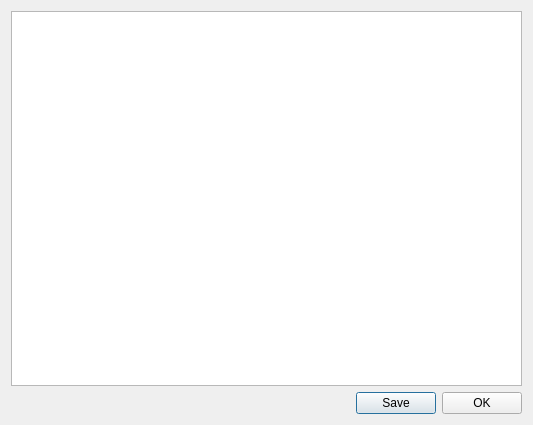
<?xml version="1.0" encoding="UTF-8"?>
<ui version="4.0">
 <class>DialogModelInfo</class>
 <widget class="QDialog" name="DialogModelInfo">
  <property name="windowModality">
   <enum>Qt::ApplicationModal</enum>
  </property>
  <property name="geometry">
   <rect>
    <x>0</x>
    <y>0</y>
    <width>533</width>
    <height>425</height>
   </rect>
  </property>
  <property name="windowTitle">
   <string notr="true"/>
  </property>
  <property name="modal">
   <bool>true</bool>
  </property>
  <layout class="QVBoxLayout" name="verticalLayout">
   <item>
    <widget class="QTextEdit" name="textEdit">
     <property name="readOnly">
      <bool>true</bool>
     </property>
    </widget>
   </item>
   <item>
    <layout class="QHBoxLayout" name="horizontalLayout">
     <item>
      <spacer name="horizontalSpacer">
       <property name="orientation">
        <enum>Qt::Horizontal</enum>
       </property>
       <property name="sizeHint" stdset="0">
        <size>
         <width>40</width>
         <height>20</height>
        </size>
       </property>
      </spacer>
     </item>
     <item>
      <widget class="QPushButton" name="pushButtonSave">
       <property name="text">
        <string>Save</string>
       </property>
      </widget>
     </item>
     <item>
      <widget class="QPushButton" name="pushButtonOK">
       <property name="text">
        <string>OK</string>
       </property>
      </widget>
     </item>
    </layout>
   </item>
  </layout>
 </widget>
 <resources/>
 <connections/>
</ui>
